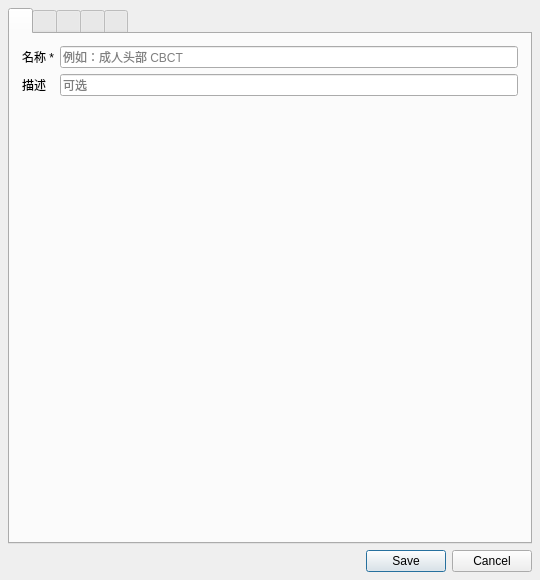
<?xml version="1.0" encoding="UTF-8"?>
<ui version="4.0">
 <class>RecipeDialog</class>
 <widget class="QDialog" name="RecipeDialog">
  <property name="geometry">
   <rect>
    <x>0</x>
    <y>0</y>
    <width>540</width>
    <height>580</height>
   </rect>
  </property>
  <layout class="QVBoxLayout" name="verticalLayoutMain" stretch="1,0">
   <property name="spacing">
    <number>6</number>
   </property>
   <property name="leftMargin">
    <number>8</number>
   </property>
   <property name="topMargin">
    <number>8</number>
   </property>
   <property name="rightMargin">
    <number>8</number>
   </property>
   <property name="bottomMargin">
    <number>8</number>
   </property>
   <item>
    <widget class="QTabWidget" name="tabWidget">
     <property name="currentIndex">
      <number>0</number>
     </property>
     <!-- 基本信息 -->
     <attribute name="title">
      <string>基本信息</string>
     </attribute>
     <widget class="QWidget" name="tabBasic">
      <layout class="QFormLayout" name="formBasic">
       <property name="leftMargin">
        <number>12</number>
       </property>
       <property name="topMargin">
        <number>12</number>
       </property>
       <property name="rightMargin">
        <number>12</number>
       </property>
       <property name="bottomMargin">
        <number>12</number>
       </property>
       <item row="0" column="0">
        <widget class="QLabel" name="labelName">
         <property name="text">
          <string>名称 *</string>
         </property>
        </widget>
       </item>
       <item row="0" column="1">
        <widget class="QLineEdit" name="leName">
         <property name="placeholderText">
          <string>例如：成人头部 CBCT</string>
         </property>
        </widget>
       </item>
       <item row="1" column="0">
        <widget class="QLabel" name="labelDesc">
         <property name="text">
          <string>描述</string>
         </property>
        </widget>
       </item>
       <item row="1" column="1">
        <widget class="QLineEdit" name="leDescription">
         <property name="placeholderText">
          <string>可选</string>
         </property>
        </widget>
       </item>
      </layout>
     </widget>
     <!-- 高压发生器 -->
     <attribute name="title">
      <string>高压发生器</string>
     </attribute>
     <widget class="QWidget" name="tabHvg">
      <layout class="QFormLayout" name="formHvg">
       <property name="leftMargin">
        <number>12</number>
       </property>
       <property name="topMargin">
        <number>12</number>
       </property>
       <property name="rightMargin">
        <number>12</number>
       </property>
       <property name="bottomMargin">
        <number>12</number>
       </property>
       <item row="0" column="0">
        <widget class="QLabel" name="labelVoltage">
         <property name="text">
          <string>管电压 (kV)</string>
         </property>
        </widget>
       </item>
       <item row="0" column="1">
        <widget class="QDoubleSpinBox" name="sbVoltageKv"/>
       </item>
       <item row="1" column="0">
        <widget class="QLabel" name="labelCurrent">
         <property name="text">
          <string>管电流 (mA)</string>
         </property>
        </widget>
       </item>
       <item row="1" column="1">
        <widget class="QDoubleSpinBox" name="sbCurrentMa"/>
       </item>
       <item row="2" column="0">
        <widget class="QLabel" name="labelExposure">
         <property name="text">
          <string>曝光时间 (ms)</string>
         </property>
        </widget>
       </item>
       <item row="2" column="1">
        <widget class="QSpinBox" name="sbExposureTimeMs"/>
       </item>
       <item row="3" column="0">
        <widget class="QLabel" name="labelPulse">
         <property name="text">
          <string>脉冲次数</string>
         </property>
        </widget>
       </item>
       <item row="3" column="1">
        <widget class="QSpinBox" name="sbPulseCount"/>
       </item>
      </layout>
     </widget>
     <!-- 平板探测器 -->
     <attribute name="title">
      <string>平板探测器</string>
     </attribute>
     <widget class="QWidget" name="tabDetector">
      <layout class="QFormLayout" name="formDetector">
       <property name="leftMargin">
        <number>12</number>
       </property>
       <property name="topMargin">
        <number>12</number>
       </property>
       <property name="rightMargin">
        <number>12</number>
       </property>
       <property name="bottomMargin">
        <number>12</number>
       </property>
       <item row="0" column="0">
        <widget class="QLabel" name="labelBinning">
         <property name="text">
          <string>Binning</string>
         </property>
        </widget>
       </item>
       <item row="0" column="1">
        <widget class="QSpinBox" name="sbBinning"/>
       </item>
       <item row="1" column="0">
        <widget class="QLabel" name="labelPixel">
         <property name="text">
          <string>像素间距 (mm)</string>
         </property>
        </widget>
       </item>
       <item row="1" column="1">
        <widget class="QDoubleSpinBox" name="sbPixelPitch"/>
       </item>
       <item row="2" column="0">
        <widget class="QLabel" name="labelWidth">
         <property name="text">
          <string>宽度 (px)</string>
         </property>
        </widget>
       </item>
       <item row="2" column="1">
        <widget class="QSpinBox" name="sbWidth"/>
       </item>
       <item row="3" column="0">
        <widget class="QLabel" name="labelHeight">
         <property name="text">
          <string>高度 (px)</string>
         </property>
        </widget>
       </item>
       <item row="3" column="1">
        <widget class="QSpinBox" name="sbHeight"/>
       </item>
       <item row="4" column="0">
        <widget class="QLabel" name="labelFps">
         <property name="text">
          <string>帧率 (fps)</string>
         </property>
        </widget>
       </item>
       <item row="4" column="1">
        <widget class="QSpinBox" name="sbFrameRate"/>
       </item>
       <item row="5" column="0">
        <widget class="QLabel" name="labelGain">
         <property name="text">
          <string>增益</string>
         </property>
        </widget>
       </item>
       <item row="5" column="1">
        <widget class="QDoubleSpinBox" name="sbGain"/>
       </item>
       <item row="6" column="0">
        <widget class="QLabel" name="labelOffset">
         <property name="text">
          <string>偏置</string>
         </property>
        </widget>
       </item>
       <item row="6" column="1">
        <widget class="QDoubleSpinBox" name="sbOffset"/>
       </item>
      </layout>
     </widget>
     <!-- 龙门架 -->
     <attribute name="title">
      <string>龙门架</string>
     </attribute>
     <widget class="QWidget" name="tabGantry">
      <layout class="QFormLayout" name="formGantry">
       <property name="leftMargin">
        <number>12</number>
       </property>
       <property name="topMargin">
        <number>12</number>
       </property>
       <property name="rightMargin">
        <number>12</number>
       </property>
       <property name="bottomMargin">
        <number>12</number>
       </property>
       <item row="0" column="0">
        <widget class="QLabel" name="labelSpeed">
         <property name="text">
          <string>旋转速度 (°/s)</string>
         </property>
        </widget>
       </item>
       <item row="0" column="1">
        <widget class="QDoubleSpinBox" name="sbRotSpeed"/>
       </item>
       <item row="1" column="0">
        <widget class="QLabel" name="labelStart">
         <property name="text">
          <string>起始角 (°)</string>
         </property>
        </widget>
       </item>
       <item row="1" column="1">
        <widget class="QDoubleSpinBox" name="sbStartAngle"/>
       </item>
       <item row="2" column="0">
        <widget class="QLabel" name="labelEnd">
         <property name="text">
          <string>终止角 (°)</string>
         </property>
        </widget>
       </item>
       <item row="2" column="1">
        <widget class="QDoubleSpinBox" name="sbEndAngle"/>
       </item>
       <item row="3" column="0">
        <widget class="QLabel" name="labelFrames">
         <property name="text">
          <string>投影帧数</string>
         </property>
        </widget>
       </item>
       <item row="3" column="1">
        <widget class="QSpinBox" name="sbTotalFrames"/>
       </item>
       <item row="4" column="0">
        <widget class="QLabel" name="labelPitch">
         <property name="text">
          <string>螺距 (mm/圈)</string>
         </property>
        </widget>
       </item>
       <item row="4" column="1">
        <widget class="QDoubleSpinBox" name="sbPitch"/>
       </item>
      </layout>
     </widget>
     <!-- 重建算法 -->
     <attribute name="title">
      <string>重建算法</string>
     </attribute>
     <widget class="QWidget" name="tabRecon">
      <layout class="QFormLayout" name="formRecon">
       <property name="leftMargin">
        <number>12</number>
       </property>
       <property name="topMargin">
        <number>12</number>
       </property>
       <property name="rightMargin">
        <number>12</number>
       </property>
       <property name="bottomMargin">
        <number>12</number>
       </property>
       <item row="0" column="0">
        <widget class="QLabel" name="labelAlgo">
         <property name="text">
          <string>算法</string>
         </property>
        </widget>
       </item>
       <item row="0" column="1">
        <widget class="QComboBox" name="cbAlgorithm"/>
       </item>
       <item row="1" column="0">
        <widget class="QLabel" name="labelVoxel">
         <property name="text">
          <string>体素尺寸 (mm)</string>
         </property>
        </widget>
       </item>
       <item row="1" column="1">
        <widget class="QDoubleSpinBox" name="sbVoxelSize"/>
       </item>
       <item row="2" column="0">
        <widget class="QLabel" name="labelIter">
         <property name="text">
          <string>迭代次数</string>
         </property>
        </widget>
       </item>
       <item row="2" column="1">
        <widget class="QSpinBox" name="sbIterations"/>
       </item>
       <item row="3" column="0">
        <widget class="QLabel" name="labelFilter">
         <property name="text">
          <string>滤波核</string>
         </property>
        </widget>
       </item>
       <item row="3" column="1">
        <widget class="QLineEdit" name="leFilterKernel"/>
       </item>
       <item row="4" column="1">
        <widget class="QCheckBox" name="chkGpu">
         <property name="text">
          <string>启用 GPU</string>
         </property>
         <property name="checked">
          <bool>true</bool>
         </property>
        </widget>
       </item>
      </layout>
     </widget>
    </widget>
   </item>
   <item>
    <widget class="QDialogButtonBox" name="buttonBox">
     <property name="orientation">
      <enum>Qt::Horizontal</enum>
     </property>
     <property name="standardButtons">
      <set>QDialogButtonBox::Cancel|QDialogButtonBox::Save</set>
     </property>
    </widget>
   </item>
  </layout>
 </widget>
 <resources/>
 <connections/>
</ui>
